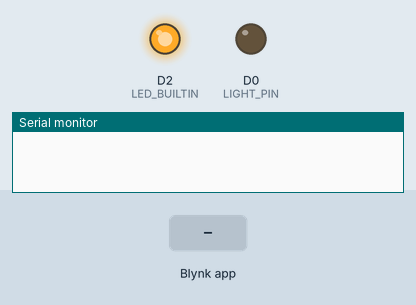
Recording of a sketch running on a simulated ESP8266 (NodeMCU). Parts: output pins drawn as LEDs (lit = HIGH), the last lines printed to the serial monitor. The inputs (shaded band) are chosen by the test bench. WiFi joins after 1.5 s; servers stay silent unless stated.

Above: at 3.0 s.
3.1 s: Blynk app writes 1 to V0
At 4.3 s:
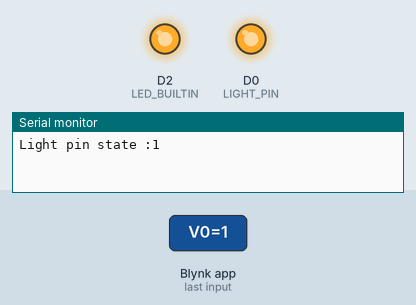
4.6 s: Blynk app writes 0 to V0
At 5.4 s:
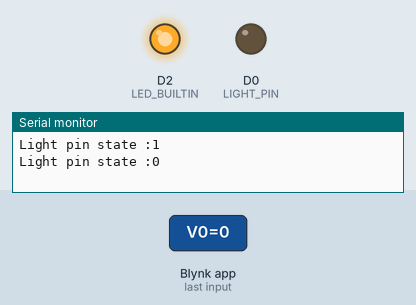
6.1 s: Blynk app writes 200 to V0
At 6.6 s:
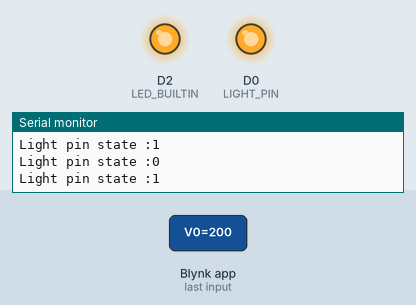
Timing chart, 0 to 9.1 s (numbered marks = the images above; inputs shaded):
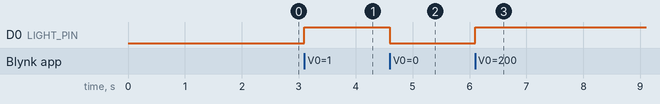

Measured:
- after the input at 3.1 s, D0 (LIGHT_PIN): LOW → HIGH at once
- after the input at 4.6 s, D0 (LIGHT_PIN): HIGH → LOW at once
- after the input at 6.1 s, D0 (LIGHT_PIN): LOW → HIGH at once

The sketch:

Light_Blynk.ino
```cpp
// (licence header left out)
/* Comment this out to disable prints and save space */
#define BLYNK_PRINT Serial
#define LED_BUILTIN D2
#define LIGHT_VIRTUAL_PIN V0
#define LIGHT_PIN D0
/* Fill in information from Blynk Device Info here */
//#define BLYNK_TEMPLATE_ID           "TMPxxxxxx"
//#define BLYNK_TEMPLATE_NAME         "Device"
//#define BLYNK_AUTH_TOKEN            "YourAuthToken"
#define BLYNK_TEMPLATE_ID "Your Blynk ID"
#define BLYNK_TEMPLATE_NAME "Your Blynk Name"
#define BLYNK_AUTH_TOKEN "Your Blynk Auth Token"

#include <ESP8266WiFi.h>
#include <BlynkSimpleEsp8266.h>
// Your WiFi credentials.
// Set password to "" for open networks.
char ssid[] = "Airtel_Embedded_home";
char pass[] = "Embedded@1298";

void setup()
{
  // Debug console
  Serial.begin(9600);
  pinMode(LIGHT_PIN, OUTPUT);
  pinMode(LED_BUILTIN, OUTPUT);
  digitalWrite(LIGHT_PIN, LOW);
  digitalWrite(LED_BUILTIN, HIGH);
  Blynk.begin(BLYNK_AUTH_TOKEN, ssid, pass);
}

void loop()
{
  Blynk.run();
}
BLYNK_WRITE(V0)
{
  bool LIGHT_STATE = param.asInt();
  if(LIGHT_STATE == 1)
  {
    digitalWrite(LIGHT_PIN, HIGH);
  }
  else
  {
    digitalWrite(LIGHT_PIN, LOW);
  }
  Serial.print("Light pin state :");
  Serial.println(LIGHT_STATE);
}
```
